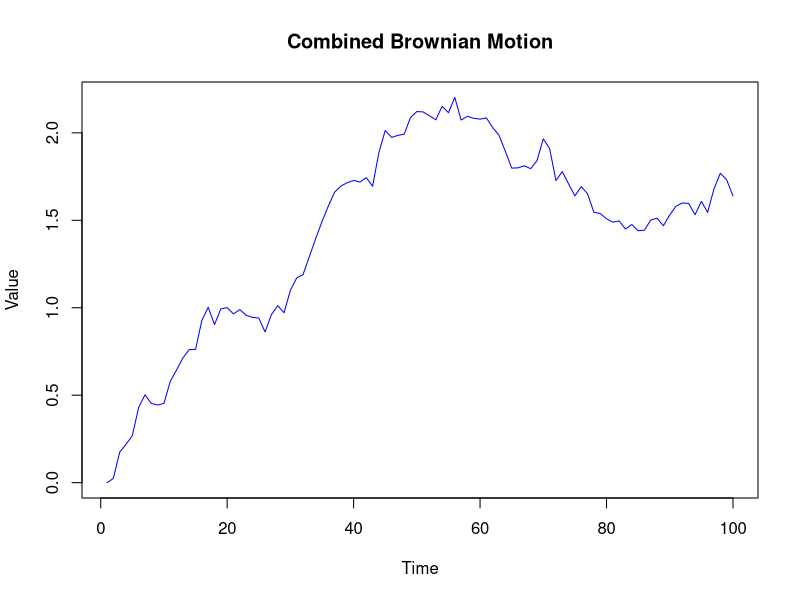
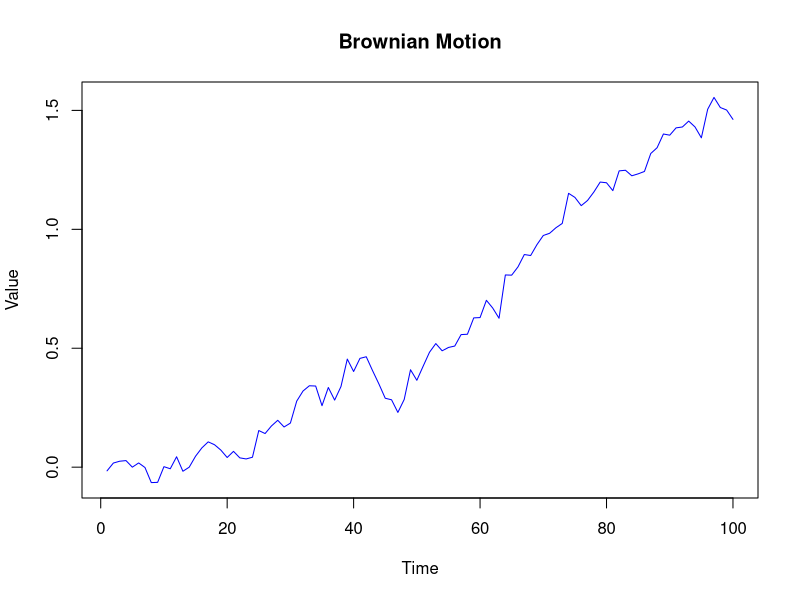
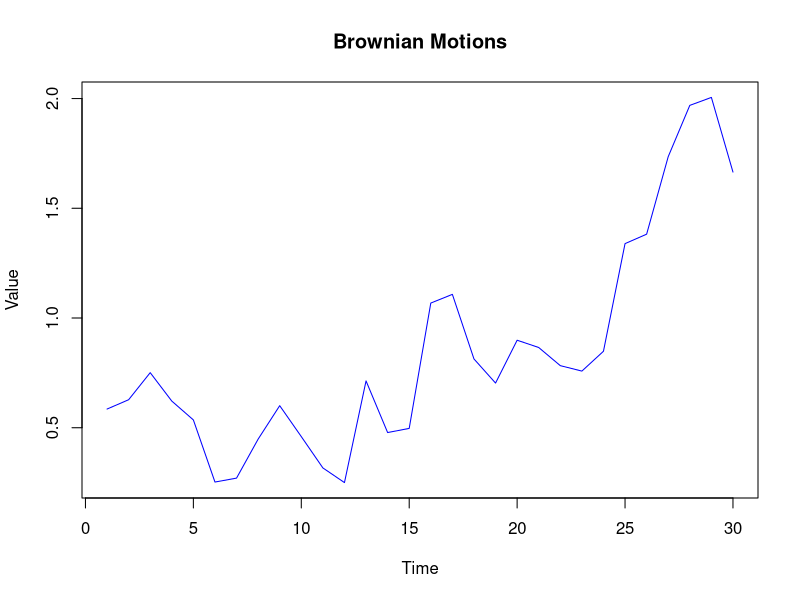
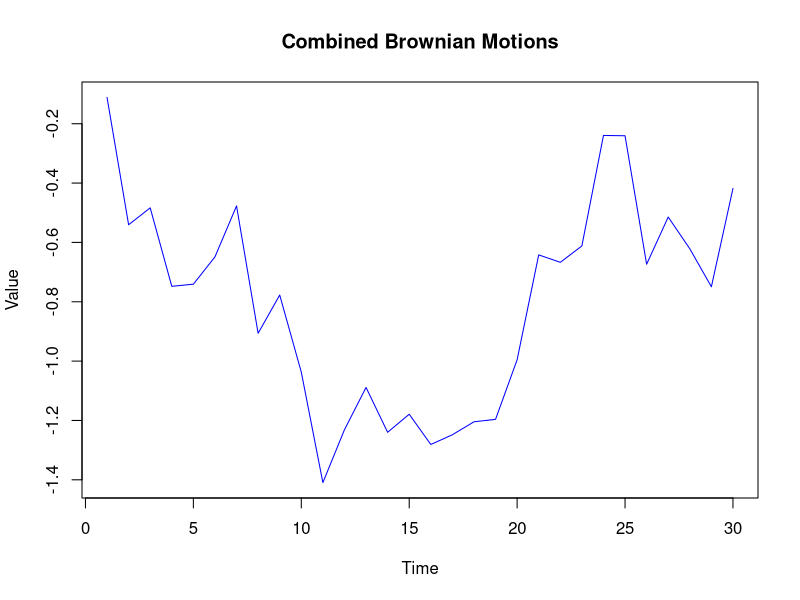
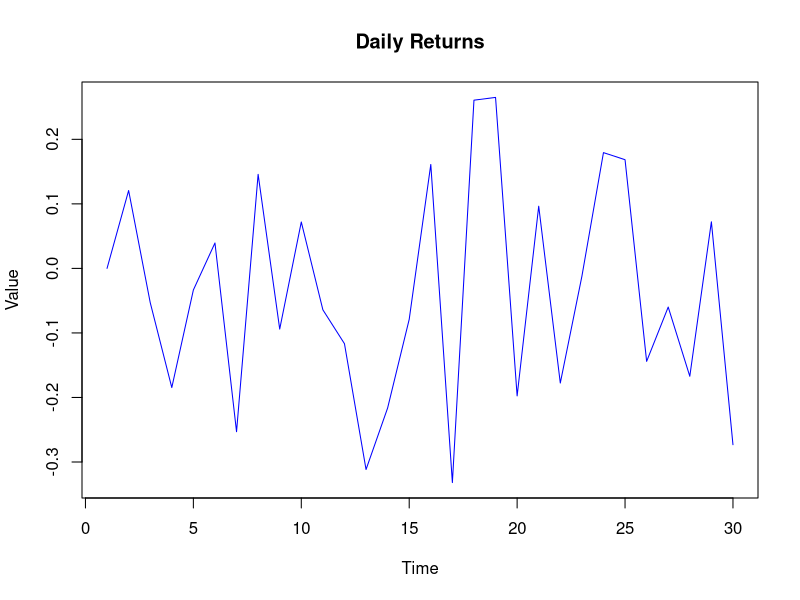

Source code (R) for these figures, in order:
set.seed(123)

brownian_motion <- function(n, mu, sigma) {
  dt <- 1 / n
  increments <- rnorm(n, mean = mu * dt, sd = sigma * sqrt(dt))
  path <- cumsum(increments)
  return(path)
}

combine_brownian_motions <- function(n, mu1, sigma1, mu2, sigma2) {
  if (n %% 2 != 0) {
    stop("n must be an even number")
  }
  bm1 <- brownian_motion(n/2, mu1, sigma1)
  bm2 <- brownian_motion(n/2, mu2, sigma2)
  bm2 <- bm2 + bm1[n/2]
  combined_bm <- c(bm1, bm2)
  return(combined_bm)
}

generate_brownian_motions <- function(n, mus, sigmas, num_motions, output_file = NULL) {
  bm_df <- data.frame(matrix(nrow = n, ncol = num_motions))
  for (i in 1:num_motions) {
    bm_df[, i] <- brownian_motion(n, mus[i], sigmas[i])
  }
  colnames(bm_df) <- paste0("BM_", 1:num_motions)
  if (!is.null(output_file)) {
    write.csv(bm_df, file = output_file, row.names = FALSE)
  }
  return(bm_df)
}

generate_combined_brownian_motions <- function(n, mus1, sigmas1, mus2, sigmas2, num_motions, output_file = NULL) {
  bm_df <- data.frame(matrix(nrow = n, ncol = num_motions))
  for (i in 1:num_motions) {
    bm_df[, i] <- combine_brownian_motions(n, mus1[i], sigmas1[i], mus2[i], sigmas2[i])
  }
  colnames(bm_df) <- paste0("BM_", 1:num_motions)
  if (!is.null(output_file)) {
    write.csv(bm_df, file = output_file, row.names = FALSE)
  }
  return(bm_df)
}

generate_daily_returns <- function(brownian_df, output_file = NULL) {
  daily_returns_df <- data.frame(matrix(nrow = nrow(brownian_df), ncol = ncol(brownian_df)))
  for (i in 1:ncol(brownian_df)) {
    daily_returns_df[, i] <- c(0, diff(brownian_df[, i]))
  }
  colnames(daily_returns_df) <- colnames(brownian_df)
  if (!is.null(output_file)) {
    write.csv(daily_returns_df, file = output_file, row.names = FALSE)
  }
  return(daily_returns_df)
}

### PLOTS ###
#plot combined brownian motion
bm_combined <- combine_brownian_motions(100, 2, 0.5, -1, 0.5)
plot(bm_combined, type = "l", col = "blue", main = "Combined Brownian Motion", xlab = "Time", ylab = "Value")

#plot normal brownian motion
bm_path <- brownian_motion(100, 2, 0.5)
plot(bm_path, type = "l", col = "blue", main = "Brownian Motion", xlab = "Time", ylab = "Value")

### GENERATION OF DATASET ###

# Brownian Motions
mus <- c(runif(10, 1.5, 2), runif(10, 4, 5), runif(10, -2, -1))
sigmas <- c(runif(10, 0.5, 1.5), runif(10, 0.5, 1.5), runif(10, 0.5, 1.5))

bm_df <- generate_brownian_motions(30, mus, sigmas, 30, "brownian_database.csv")

plot(bm_df$BM_1, type = "l", col = "blue", main = "Brownian Motions", xlab = "Time", ylab = "Value")

# Combined Brownian Motions
mus1 <- c(runif(10, 1.5, 2), runif(10, 4, 5), runif(10, -2, -1))
sigmas1 <- c(runif(10, 0.5, 1), runif(10, 0.5, 1), runif(10, 0.5, 1))
mus2 <- c(runif(10, -1, -0.5), runif(10, 0.25, 0.5), runif(10, 0, 1))
sigmas2 <- c(runif(10, 0.5, 1), runif(10, 0.5, 1), runif(10, 0.5, 1))

bm_combined_df <- generate_combined_brownian_motions(30, mus1, sigmas1, mus2, sigmas2, 30, "combined_brownian_database.csv")

plot(bm_combined_df$BM_24, type = "l", col = "blue", main = "Combined Brownian Motions", xlab = "Time", ylab = "Value")

# Daily Returns
bm_returns <- generate_daily_returns(bm_combined_df, "browniancombined_returns.csv")

plot(bm_returns$BM_22, type = "l", col = "blue", main = "Daily Returns", xlab = "Time", ylab = "Value")
